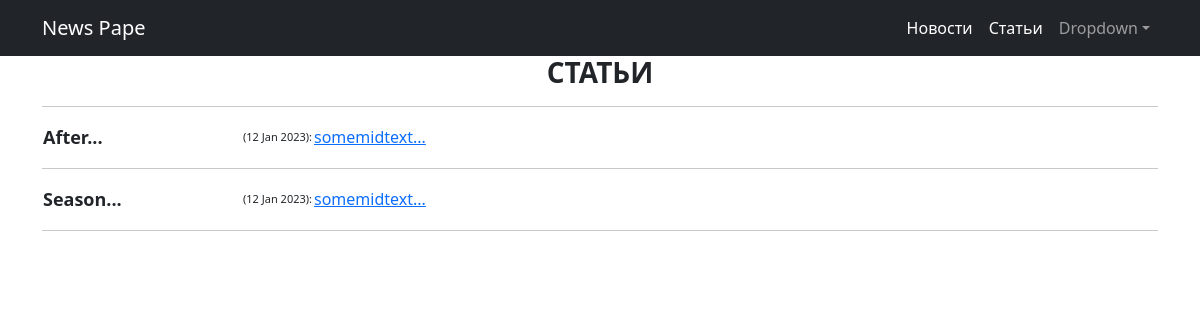
The page /news/article/ on the database as committed earlier.
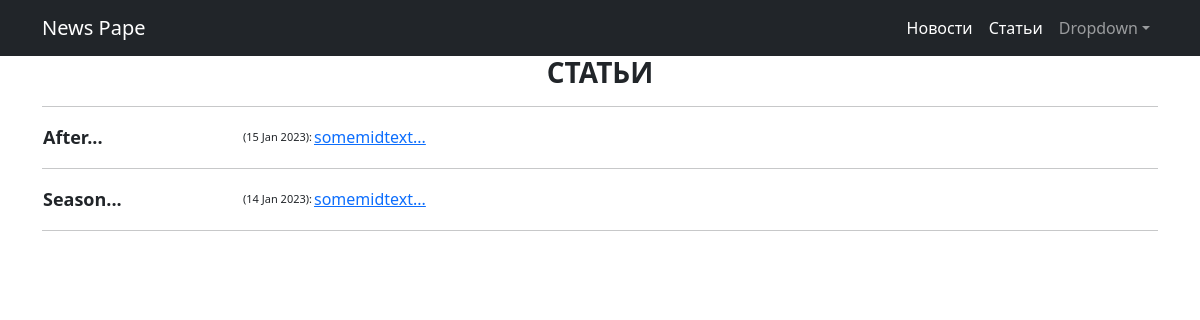
The same page on the database as committed later.
### news/models.py (models this page shows, shortened)
class Post(models.Model):
    author = models.ForeignKey(Author, on_delete=models.CASCADE)
    NEWS = 'nw'
    ARTICLE = 'ar'
    CATEGORY_CHOICES = ((NEWS, 'Новость'), (ARTICLE, 'Статья'))
    categoryType = models.CharField(max_length=2, choices=CATEGORY_CHOICES, default=NEWS)
    dateCreation = models.DateTimeField(auto_now_add=True)
    postCategory = models.ManyToManyField(Category, through='PostCategory')
    title = models.CharField(max_length=128)
    text = models.TextField()
    rating = models.SmallIntegerField(default=0)
    def preview(self):
        return '{}...'.format(self.text[0:19])

### news/views.py (the view)
# urls.py: path('article/', Article.as_view()),
class Article(ListView):
    queryset = Post.objects.filter(categoryType='ar')
    ordering = '-dateCreation'
    context_object_name = 'Article'
    template_name = 'news/article.html'

### news/templates/news/article.html (shortened to what this page needs)
{% extends 'flatpages/default.html' %}
{% block content %}
<h3><strong>СТАТЬИ</strong></h3>
<hr>
{% for art in Article %}
<table border="0">
     <tr>
     <td width="200"  align="left" style="font-size:18px"><strong>{{ art.title }}</strong></td>
     <td style="font-size:11px">({{ art.dateCreation|date:'d M Y' }}):</td>
     <td><a href="{{ art.pk }}">{{ art.preview }}</a></td>
     </tr>
</table>
<hr>
{% endfor %}
{% endblock content %}

Rows that differ between the two databases and show on the page:
changed Post "After...": dateCreation "12 Jan 2023" → "15 Jan 2023"
changed Post "Season...": dateCreation "12 Jan 2023" → "14 Jan 2023"
